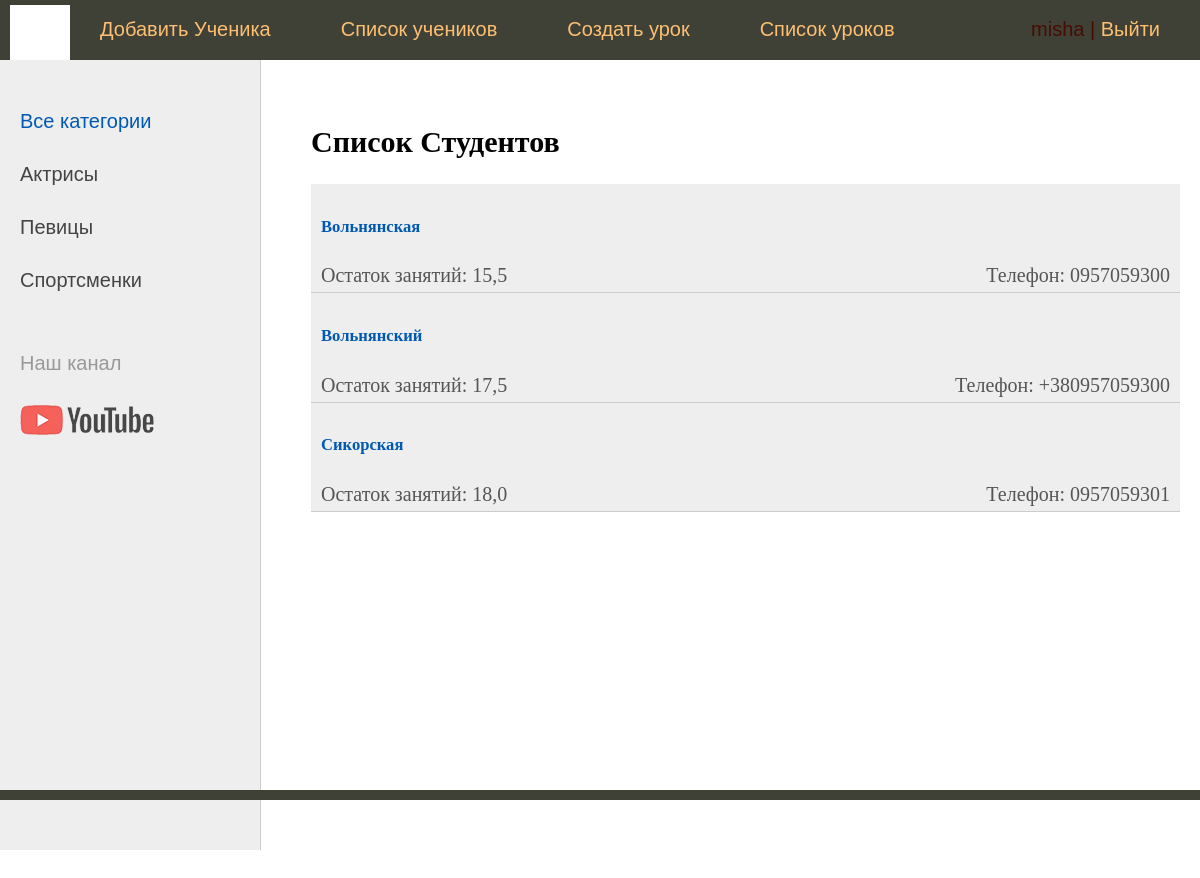
The app's page /students/ (signed in) with its own data.
### tangoschool/models.py (models this page shows, shortened)
class Student(models.Model):
    id = models.AutoField(primary_key=True, unique=True)
    user = models.CharField(max_length=15, unique=True)
    first_name = models.CharField(max_length=25)
    last_name = models.CharField(max_length=50)
    email = models.EmailField(max_length=70, unique=True)
    birth_day = models.DateField(blank=True, null=True, verbose_name="День рождения")
    phone_number = models.CharField(max_length=15, unique=True, blank=True, null=True, verbose_name="Номер телефона")
    photo = models.ImageField(upload_to='students/', blank=True, null=True, verbose_name="фото")
    level = models.CharField(max_length=30, choices=[("Продолжающий", 'advanced'), ('Начинающий', 'beginner')],
                             blank=True, null=True, verbose_name="Уровень подготовки")
    is_active = models.BooleanField(default=True, verbose_name="Статус активности", editable=True)
    lessons_balance = models.FloatField(default=0, verbose_name="Количество занятий")
    class Meta:
        verbose_name = 'student'
        verbose_name_plural = 'students'
        ordering = ['-is_active', 'last_name']
    def get_absolute_url(self):
        return reverse('student', kwargs={'pk': self.id})

### tangoschool/views.py (the view)
# urls.py: path('students/', StudentsList.as_view(), name='users_list'),
class StudentsList(LoginRequiredMixin, DataMixin, ListView):
    model = Student
    template_name = 'tangoschool/students_list.html'
    context_object_name = 'students'
    login_url = reverse_lazy('home')
    def get_context_data(self, *, objects_list=None, **kwargs):
        context = super().get_context_data(**kwargs)
        c_def = self.get_user_context(title="Список Студентов")
        return dict(list(context.items()) + list(c_def.items()))

### tangoschool/utils.py (called while the page is built)
    def get_user_context(self, **kwargs):
        context = kwargs
        user_menu = menu.copy()
        if not self.request.user.is_authenticated:
            user_menu = []
        if self.request.user.is_authenticated and not self.request.user.is_staff:
            del(user_menu[0:4])
            context['menu'] = user_menu
        if self.request.user.is_authenticated and self.request.user.is_staff:
            user_menu.pop(4)
        context['menu'] = user_menu
        return context

### tangoschool/templates/tangoschool/students_list.html (shortened to what this page needs)
{% extends 'tangoschool/base.html' %}
{% block content %}
    <h2>{{ title }}</h2>
    <ul class="list-articles">
        {% for st in students %}
            <li>
                <div class="article-panel">
                    <a href="{{ st.get_absolute_url }}"><h5> {{ st.name }} {{ st.last_name }}</h5></a>
                    <p class="first">Остаток занятий: {{ st.lessons_balance }}</p>
                    <p class="last">Телефон: {{ st.phone_number }}</p>
                </div>
            </li>
        {% endfor %}
    </ul>
{% endblock %}

### tangoschool/templates/tangoschool/base.html (shortened to what this page needs)
{% load static %}
<!doctype html>
<html lang="en">
<head>
    <link type="text/css" href="{% static 'tangoschool/css/styles.css' %}" rel="stylesheet"/>
</head>
<body>
<table class="table-page" border=0 cellpadding="0" cellspacing="0">
    <tr>
        <td valign=top>
            {% block mainmenu %}
                <div class="header">
                    <ul id="mainmenu" class="mainmenu">
                        <li class="logo"><a href="{% url 'home' %}">
                            <div class="logo"></div>
                        </a></li>
                        {% for m in menu %}
                            <li><a href='{% url m.url_name %}'>{{ m.title }}</a></li>
                        {% endfor %}
                        {% if request.user.is_authenticated %}
                            <li class="last"> {{ user.username }} | <a href="{% url 'logout' %}">Выйти</a></li>
                        {% else %}
                            <li class="last"><a href='{% url 'login' %}'>Войти</a>
                            </li>
                        {% endif %}
                        {% if request.user.is_staff %}
                            <li><a href="/admin/">Админ</a></li>
                        {% endif %}
                    </ul>
                </div>
            {% endblock mainmenu %}
            <table class="table-content" border=0 cellpadding="0" cellspacing="0">
                <tr>
                    <td valign="top" class="left-chapters">
                        <ul id="leftchapters">
                            <li class="selected">Все категории</li>
                            <li><a href="#">Актрисы</a></li>
                            <li><a href="#">Певицы</a></li>
                            <li><a href="#">Спортсменки</a></li>
                            <li class="share">
                                <p>Наш канал</p>
                                <a class="share-yt"
                                   href="https://www.youtube.com/channel/UClJzWfGWuGJL2t-3dYKcHTA/playlists"
                                   target="_blank" rel="nofollow"></a>
                            </li>
                        </ul>
                    </td>
                    <td valign="top" class="content">
                        <div class="content-text">
                            {% block content %}
                            {% endblock %}
                        </div>
                    </td>
                </tr>
            </table>
        </td>
    </tr>
    <tr>
        <td valign=top>
            <div id="footer">
            </div>
        </td>
    </tr>
</table>
</body>
</html>

### tangoschool/static/tangoschool/css/styles.css (style rules this page uses)
html, body { font-family: 'Arial'; margin: 0; padding: 0; height: 100%; width: 100%; color: #444; }
a { color: #0059b2; text-decoration: none; }
div.article-panel { background: #eee; padding: 5px 10px 5px 10px; box-sizing: border-box; overflow: hidden; color: #555; }
div.article-panel p.first { margin: 0; float: left; }
div.article-panel p.last { margin: 0; float: right; }
ul.list-articles { list-style: none; margin: 0; padding: 0; }
ul.list-articles li { border-bottom: 1px solid #ccc; }
.table-page { width: 100%; height: 100%; vertical-align: top; }
.table-page tr { height: 100%; }
.header { background: #3F4137; height: 60px; }
.logo { background: url('../images/logo.png') no-repeat 10px 5px; width: 70px; height: 60px; }
ul.mainmenu { list-style: none; margin: 0; padding: 0; height: 60px; color: #470c03; font-size: 20px; overflow: hidden; }
ul.mainmenu li { float: left; margin: 18px 40px 0 30px; }
ul.mainmenu li.logo { margin: 0; }
ul.mainmenu li.last { float: right; }
ul.mainmenu li a { color: #fdc073; text-decoration: none; }
.table-content { width: 100%; min-height: 100%; height: 100%; }
.left-chapters { margin: 0; background: #eee; border-right: 1px solid #ccc; min-height: 100%; }
.left-chapters ul { width: 230px; min-height: 100%; margin: 0; padding: 20px 10px 10px 20px; list-style: none; font-size: 20px; }
.left-chapters ul li { margin: 30px 0 0 0; color: #999; }
.left-chapters ul li.selected { color: #0059b2; }
.left-chapters ul li a { color: #444; text-decoration: none; }
.left-chapters ul li.share { margin: 60px 0 0 0; }
.left-chapters ul li.share p { margin: 30px 0 30px 0; }
.left-chapters ul li.share a { display: inline-block; width: 40px; height: 40px; margin: 0 20px 0 0; }
.left-chapters ul li.share a.share-yt { width: 100%; height: 30px; background: url('../images/share_yt.png') no-repeat 0 0 }
.content { padding: 40px 20px 20px 40px; width: 100%; box-sizing: border-box; }
.content-text { margin: 10px 0 0 10px; color: #000; font-size: 20px; font-family: Yandex Sans Display Light; }
#footer { box-sizing: border-box; background: #3F4137; padding: 5px; color: #aaa; font-size: 14px; font-family: Verdana, Geneva, Arial, Helvetica; text-align: left; overflow: hidden; }

### records on screen
Student: last_name "Вольнянская", lessons_balance "15,5", phone_number "0957059300"
Student: last_name "Вольнянский", lessons_balance "17,5", phone_number "+380957059300"
Student: last_name "Сикорская", lessons_balance "18,0", phone_number "0957059301"

### other values on screen
{{ m.title }} "Добавить Ученика" "Список учеников" "Создать урок" "Список уроков"
{{ user.username }} "misha"
{{ title }} "Список Студентов"
